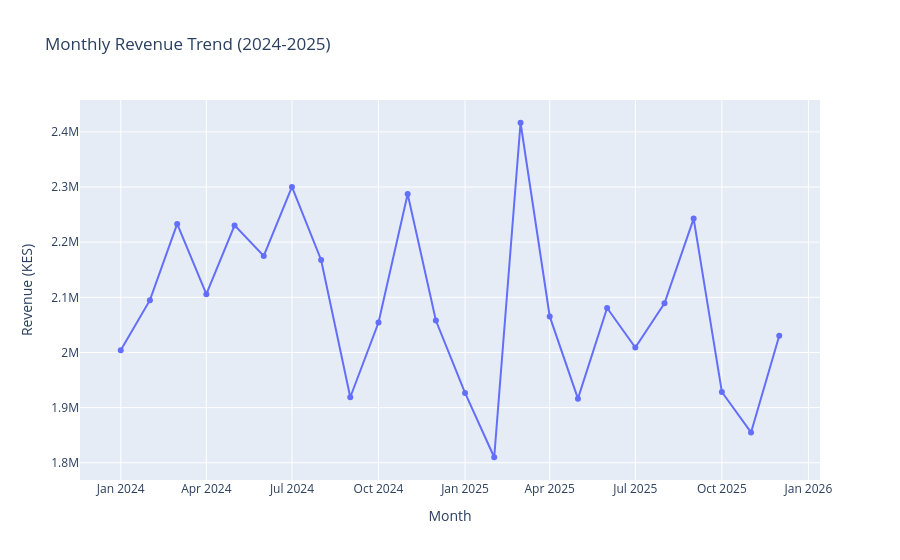

The notebook cell this image was saved under:
### Markdown cell above
Nairobi dominates. It runs roughly 80 to 100 bookings per month, with clear peaks in July and October. It is the only branch with a visible spike.

Mombasa is a clear second, at about 50 to 70 per month and fairly steady. It looks strongest in January and March.

Kisumu and Nakuru sit in the middle, around 25 to 50, with Nakuru a bit higher in February, May and September.

Eldoret and Thika are low and flat, around 20 to 35.

Kisii is the weakest, at about 10 to 20 every month, and lowest in February and August.

### Code cell
# Interactive Visualization (Plotly)
# Monthly revenue trend (interactive)

monthly = (
    df.groupby(df['scan_date'].dt.to_period('M'))['price_kes'].sum().reset_index())
monthly['scan_date'] = monthly['scan_date'].dt.to_timestamp()   
 
fig = px.line(
    monthly, x='scan_date', y='price_kes', markers=True,
    title='Monthly Revenue Trend (2024-2025)',
    labels={'scan_date': 'Month', 'price_kes': 'Revenue (KES)'}
)
fig.update_layout(hovermode='x unified')
plt.savefig('interactive_monthly_revenue_trend.png')
fig.show()

### Figure 1 — Plotly figure (JSON) as saved in the notebook; plotly's stock layout.template omitted (floating-point values rounded to 4 significant figures)
{"data": [{"hovertemplate": "Month=%{x}<br>Revenue (KES)=%{y}<extra></extra>", "legendgroup": "", "line": {"color": "#636efa", "dash": "solid"}, "marker": {"symbol": "circle"}, "mode": "lines+markers", "name": "", "orientation": "v", "showlegend": false, "type": "scatter", "x": ["2024-01-01T00:00:00.000000", "2024-02-01T00:00:00.000000", "2024-03-01T00:00:00.000000", "2024-04-01T00:00:00.000000", "2024-05-01T00:00:00.000000", "2024-06-01T00:00:00.000000", "2024-07-01T00:00:00.000000", "2024-08-01T00:00:00.000000", "2024-09-01T00:00:00.000000", "2024-10-01T00:00:00.000000", "2024-11-01T00:00:00.000000", "2024-12-01T00:00:00.000000", "2025-01-01T00:00:00.000000", "2025-02-01T00:00:00.000000", "2025-03-01T00:00:00.000000", "2025-04-01T00:00:00.000000", "2025-05-01T00:00:00.000000", "2025-06-01T00:00:00.000000", "2025-07-01T00:00:00.000000", "2025-08-01T00:00:00.000000", "2025-09-01T00:00:00.000000", "2025-10-01T00:00:00.000000", "2025-11-01T00:00:00.000000", "2025-12-01T00:00:00.000000"], "xaxis": "x", "y": [2004000.0, 2095000.0, 2233000.0, 2106000.0, 2230000.0, 2175000.0, 2300000.0, 2168000.0, 1919000.0, 2054000.0, 2287000.0, 2058000.0, 1927000.0, 1810000.0, 2417000.0, 2065000.0, 1916000.0, 2081000.0, 2009000.0, 2089000.0, 2243000.0, 1928000.0, 1855000.0, 2030000.0], "yaxis": "y"}], "layout": {"hovermode": "x unified", "legend": {"tracegroupgap": 0}, "title": {"text": "Monthly Revenue Trend (2024-2025)"}, "xaxis": {"anchor": "y", "domain": [0, 1], "title": {"text": "Month"}}, "yaxis": {"anchor": "x", "domain": [0, 1], "title": {"text": "Revenue (KES)"}}}}
